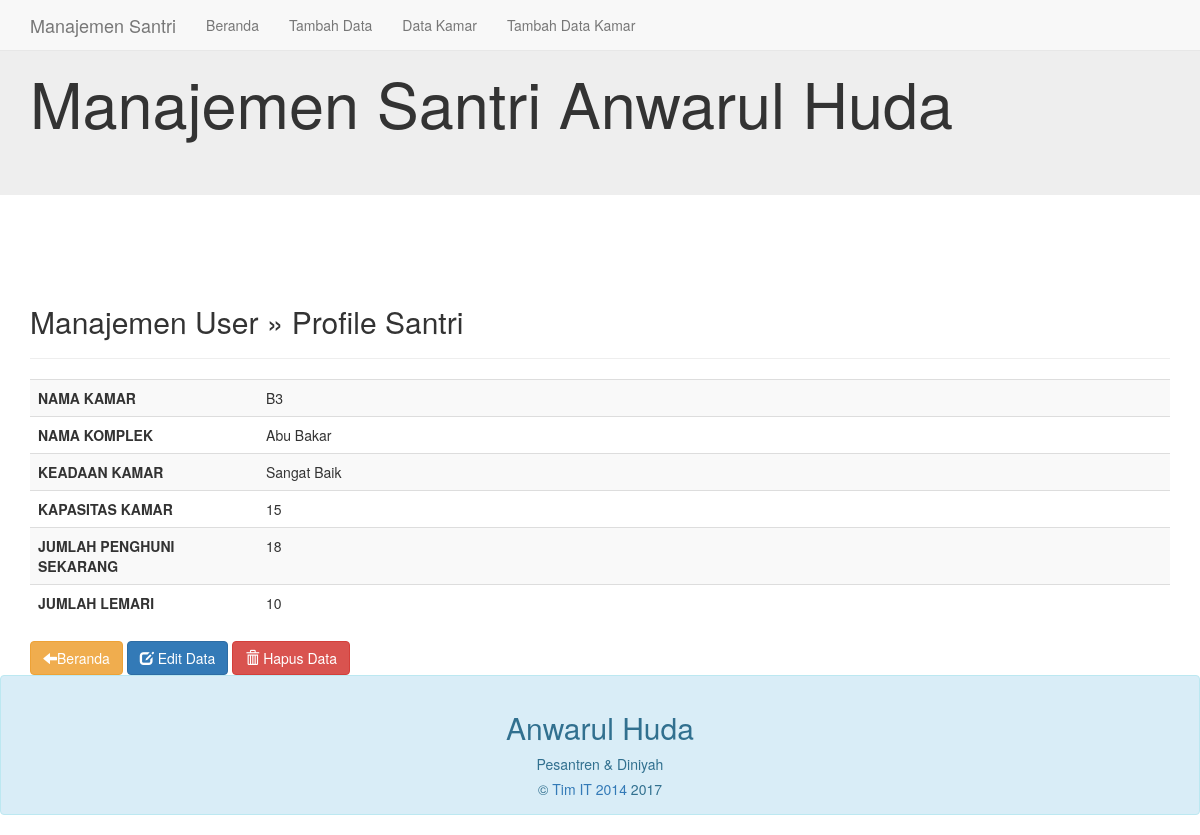
The page /profile_kamar.php?nama_kamar=B3 on the database its author committed.
### tables this page shows
CREATE TABLE `data_kamar` (
  `nama_komplek` varchar(100) NOT NULL,
  `nama_kamar` varchar(100) NOT NULL DEFAULT '',
  `keadaan_kamar` varchar(100) NOT NULL,
  `kapasitas` int(11) NOT NULL,
  `penghuni_sekarang` int(11) NOT NULL,
  `jumlah_lemari` int(11) NOT NULL,
  `id_kamar` int(11) NOT NULL,
  `id_komplek` int(11) NOT NULL
);

### profile_kamar.php (the view, shortened to what this page needs)
<?php
include("koneksi.php");
?>
<!DOCTYPE html>
<html lang="en">
<head>
	<link href="css/bootstrap.min.css" rel="stylesheet">
</head>
<body>
	<header>
		<div class="jumbotron" >
			<div class="container" >
				<h1> Manajemen Santri Anwarul Huda</h1>
			</div>
		</div>
	</header>
	<nav class="navbar navbar-default navbar-fixed-top">
		<div class="container">
			<div class="navbar-header">
				<a class="navbar-brand hidden-xs hidden-sm" href="#">Manajemen Santri</a>
			</div>
			<div id="navbar" class="navbar-collapse collapse">
				<ul class="nav navbar-nav">
					<li><a href="index.php">Beranda</a></li>
					<li><a href="add.php">Tambah Data</a></li>
					<li><a href="datakamar.php">Data Kamar</a></li>
					<li><a href="add_kamar.php">Tambah Data Kamar</a></li>
				</ul>
			</div>
		</div>
	</nav>
	<div class="container">
		<div class="content">
			<h2>Manajemen User &raquo; Profile Santri</h2>
			<hr />
			<?php
			$namakamar = $_GET['nama_kamar'];
			$sql = mysqli_query($koneksi, "SELECT * FROM data_kamar WHERE nama_kamar='$namakamar'");
			if(mysqli_num_rows($sql) == 0){
				header("Location: datakamar.php");
			}else{
				$row = mysqli_fetch_assoc($sql);
			}
			?>
			<table class="table table-striped">
				<tr>
					<th width="20%">NAMA KAMAR</th>
					<td><?php echo $row['nama_kamar']; ?></td>
				</tr>
				<tr>
					<th>NAMA KOMPLEK</th>
					<td><?php echo $row['nama_komplek']; ?></td>
				</tr>
				<tr>
					<th>KEADAAN KAMAR</th>
					<td><?php echo $row['keadaan_kamar']; ?></td>
				</tr>
				<tr>
					<th>KAPASITAS KAMAR</th>
					<td><?php echo $row['kapasitas']; ?></td>
				</tr>
				<tr>
					<th>JUMLAH PENGHUNI SEKARANG</th>
					<td><?php echo $row['penghuni_sekarang']; ?></td>
				</tr>
				<tr>
					<th>JUMLAH LEMARI</th>
					<td><?php echo $row['jumlah_lemari']; ?></td>
				</tr>
			</table>
			<a href="datakamar.php" class="btn btn-warning"><span class="glyphicon glyphicon-arrow-left" aria-hidden="true"></span>Beranda</a>
			<a href="edit_kamar.php?namakamar=<?php echo $row['nama_kamar']; ?>" class="btn btn-primary"><span class="glyphicon glyphicon-edit" aria-hidden="true"></span> Edit Data</a>
			<a href="profile_kamar.php?aksi = delete & datakamar = <?php echo $row['data_kamar']; ?>" class="btn btn-danger" onclick="return confirm('Yakin?')"><span class="glyphicon glyphicon-trash" aria-hidden="true"></span> Hapus Data</a>
		</div>
	</div>
	<div class="row-fluid">
			<div class="span12">
			  <div class="row-fluid">
				<div class="alert alert-info">
				  <h2 align="center">Anwarul Huda</h2>
				  <p class="text-info" align="center">Pesantren & Diniyah</p>
				  <p align="center">&copy; <a href="http://kureview">Tim IT 2014</a>&nbsp<?php echo date("Y");?></p>
				</div>
			  </div>
			</div>
	</div>
</body>
</html>

### profile_kamar.php (style rules this page uses)
.content { margin-top: 80px; }

### rows shown on the page
data_kamar: nama_kamar "B3", nama_komplek "Abu Bakar", keadaan_kamar "Sangat Baik", kapasitas "15", penghuni_sekarang "18", jumlah_lemari "10"
